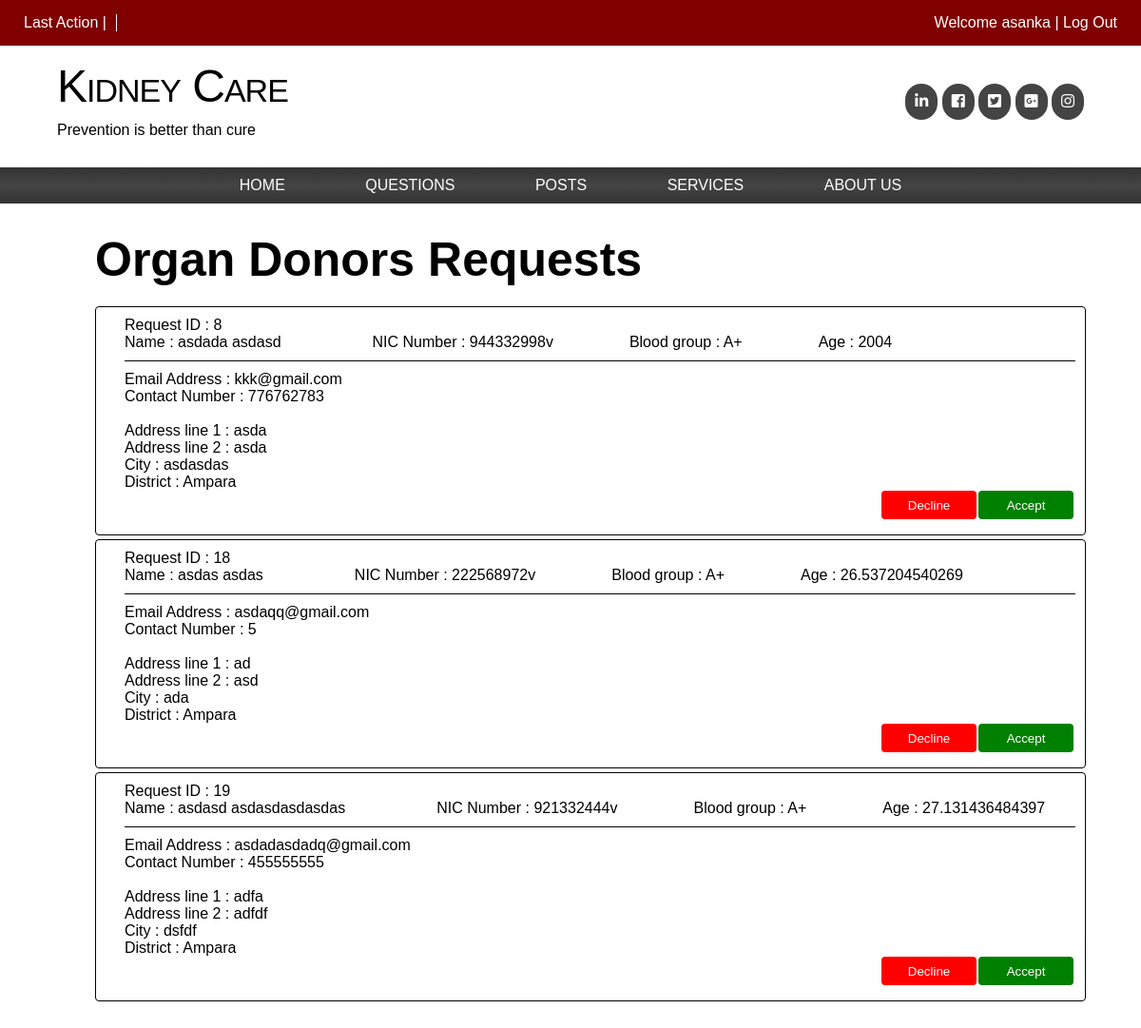
The app's page /view-org-admin.php (signed in) with its own data.
### tables this page shows
CREATE TABLE `organs` (
  `org_id` int(11) NOT NULL,
  `first_name` varbinary(100) NOT NULL,
  `last_name` varbinary(100) NOT NULL,
  `age` varbinary(100) NOT NULL,
  `gender` varbinary(100) NOT NULL,
  `NIC` varbinary(100) NOT NULL,
  `email` varbinary(100) NOT NULL,
  `phone_num` varbinary(100) NOT NULL,
  `blood_group` varbinary(100) NOT NULL,
  `address1` varbinary(100) NOT NULL,
  `address2` varbinary(100) NOT NULL,
  `city` varbinary(100) NOT NULL,
  `district` varbinary(100) NOT NULL,
  `acc` varchar(5) DEFAULT '0'
);

### view-org-admin.php (the view, shortened to what this page needs)
<?php require_once( 'inc/connection.php' );	 ?>
<!DOCTYPE html>
<html>
<head>
	<link rel="stylesheet" type="text/css" href="css/main.css">
	<link rel="stylesheet" type="text/css" href="css/next.css">
	<link rel="stylesheet" href="https://use.fontawesome.com/releases/v5.7.1/css/all.css">
</head>
<body>
	<div class="wrapper">
		<div class="top-bar clearfix">
			<div class="top-bar-links">
				<ul>
					<li><div class="infor"> Last Action   |   <?= $_SESSION['message'] ?> </div></li>
					<li class="welcome"> Welcome  <?php echo $_SESSION['name']; ?> <a href="logout.php" onclick="return confirm('Are you sure you want to logout?');">  |  Log Out</a></li>
				</ul>
			</div>
		</div>
	</div>
<header class="clearfix">
	<div class="logo">
			<h1>Kidney Care</h1>
			<p>Prevention is better than cure</p>
		</div>
		<div class="socialmedia">
			<ul>
				<li><a href="#"><i class="fab fa-linkedin-in fab fw"></i></li></a>
				<li><a href="#"><i class="fab fa-facebook-square fab fw"></i></a></li>
				<li><a href="#"><i class="fab fa-twitter-square fab fw"></i></a></li>
				<li><a href="#"><i class="fab fa-google-plus-square fab fw"></i></a></li>
				<li><a href="#"><i class="fab fa-instagram fab fw"></i></a></li>
			</ul>
		</div>
</header>
	<nav>
		<ul>
			<li><a href="admin.php">Home</a></li>
			<li><a href="view-questions.php">Questions</a></li>
			<li><a href="view-posts.php">Posts</a></li>
			<li><a href="#">Services</a></li>
			<li><a href="#">About Us</a></li>
		</ul>
	</nav>
	<main>
		<h1>Organ Donors Requests</h1>
		<?php
$query = "SELECT * FROM organs WHERE acc = 0 ORDER BY org_id";
$users = mysqli_query($connection,$query);
if ($users) {
	while ($user = mysqli_fetch_assoc($users)){
		echo "<div class ='view-org-box'>";
		echo "<div id = 'show-personal'>";
		echo 	"Request ID : "."{$user['org_id']}<br>";
		echo	"Name   :  "."{$user['first_name']}"." ";
		echo	"{$user['last_name']}&emsp;&emsp;&emsp;&emsp;&emsp;&emsp;";
		echo	"NIC Number    :  "."{$user['NIC']}&emsp;&emsp;&emsp;&emsp;&emsp;";
		echo	"Blood group   :   "."{$user['blood_group']}&emsp;&emsp;&emsp;&emsp;&emsp;";
		echo	"Age    :  "."{$user['age']}<br>";
		echo "</div>";
		echo  "<div id = 'show-contact'>";
		echo	"Email Address   :  "."{$user['email']}<br>";
		echo	"Contact Number    :   "."{$user['phone_num']}<br><br>";
		echo  "</div>";
		echo  "<div id = 'show-address' >";
		echo	"Address line 1   :   "."{$user['address1']}<br>";
		echo	"Address line 2    :  "."{$user['address2']}<br>";
		echo	"City    :  "."{$user['city']}<br>";
		echo	"District   :  "."{$user['district']}";
		echo  "</div>";
						echo "<form  action = 'mail.php' method = 'POST'>
								<input type = 'hidden' name = 'org_id' value = '".$user['org_id']."'>
								<input type = 'hidden' name = 'email' value = '".$user['email']."'>
								<input type = 'hidden' name = 'first_name' value = '".$user['first_name']."'>
								<button style ='width:100px; height:30px; background-color:green; border:none; color:white;cursor:pointer; float:right; margin-right:2px; margin-bottom:20px; border-radius:4px;' type='submit' name='acceptorg'onclick=\"return confirm('Are you sure you want to Confirm this donor request?');\">Accept</button>
								</form>";
						echo "<form  action = 'mail-for-decline-org.php' method = 'POST'>
								<input type = 'hidden' name = 'org_id' value = '".$user['org_id']."'>
								<input type = 'hidden' name = 'email' value = '".$user['email']."'>
								<input type = 'hidden' name = 'first_name' value = '".$user['first_name']."'>
								<button style ='width:100px; height:30px; background-color:red; border:none; color:white;cursor:pointer; float:right; margin-right:2px; margin-bottom:20px;border-radius:4px;' type='submit' name='declineorg'onclick=\"return confirm('Are you sure you want to remove this donor request?');\">Decline</button>
								</form><br>
								";
		echo "<br></div>";
	}
}
else{
	echo "Database query failed";
}
?>
	</main>
</body>
</html>

### css/main.css (style rules this page uses)
* { font-family: Arial, Helvetica, sans-serif; }
button { width: 100%; padding: 5px; -webkit-box-sizing: border; -moz-box-sizing :border-box; box-sizing:border-box; }
main { width : 1000px; margin: 30px auto; }
main h1 { margin-bottom : 20px; font-size : 50px; }
.view-org-box { width: 100%; padding :10px; padding-left: 30px; margin-bottom: 4px ; border-radius: 4px; background-color: #fff; position: relative; border-width: 0.1px; border-style: solid; }
.view-org-box #show-personal { border-bottom-style: solid; border-width: 0.1px; padding-bottom: 10px; }
.view-org-box #show-contact { margin-top: 10px; }

### css/next.css (style rules this page uses)
* { font-family: Arial, Helvetica, sans-serif; }
* { margin: 0; padding: 0; }
.clearfix { overflow: auto }
a { text-decoration: none; color: red; }
p { margin-top:10px; margin-bottom: 15px; }
.wrapper { width:; margin: 0 auto; }
.top-bar { background: maroon; }
.top-bar-links ul { margin: 15px; list-style: none; }
.top-bar-links ul li { display: inline-block; padding: 0 10px; border-right: 1px solid white; }
.top-bar-links ul li:last-child { border: 0; }
.top-bar-links .welcome { color: white; float: right; }
.top-bar-links ul li a { color: white; }
header .logo h1 { font-variant: small-caps; font-weight: normal; font-size: 48px; letter-spacing: -1px; }
header { padding-bottom: 15px; }
header .logo { float: left; margin-left: 60px; margin-top: 15px; }
header .socialmedia ul li { display: inline; }
header .socialmedia { float: right; margin-top: 15px; margin-right: 60px; margin-top: 40px; }
header .socialmedia ul li a { padding: 10px; background: #444; color: #fff; display: inline-block; border-radius: 20px }
nav { margin-top: 20px ; margin: 0 auto; background: #000; background:linear-gradient(#333,#444,#333); text-align: center; width:; }
nav ul { list-style: none; }
nav ul li { display: inline; }
nav ul li a { color: white; text-transform: uppercase; margin: 10px 40px ; display: inline-block; }
div.infor { color:white; }

### records on screen
organs: org_id "8", first_name "asdada", last_name "asdasd", NIC "944332998v", blood_group "A+", age "2004", email "kkk@gmail.com", phone_num "776762783", address1 "asda", address2 "asda", city "asdasdas", district "Ampara"
organs: org_id "18", first_name "asdas", last_name "asdas", NIC "222568972v", blood_group "A+", age "26.537204540269", email "asdaqq@gmail.com", phone_num "5", address1 "ad", address2 "asd", city "ada", district "Ampara"
organs: org_id "19", first_name "asdasd", last_name "asdasdasdasdas", NIC "921332444v", blood_group "A+", age "27.131436484397", email "asdadasdadq@gmail.com", phone_num "455555555", address1 "adfa", address2 "adfdf", city "dsfdf", district "Ampara"

### other values on screen
$_SESSION['name'] "asanka"
